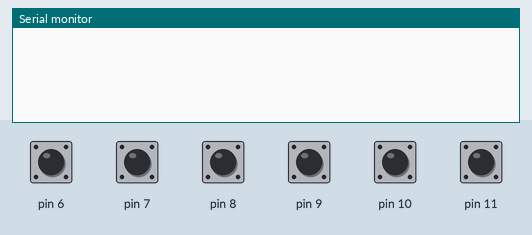
This sketch was run on a simulated Arduino Uno, built with avr-gcc and run on an emulated ATmega328P. Shown: the last lines printed to the serial monitor. Inputs (shaded band) come from the test bench; at power-on: pin 6–11 HIGH.

Above: at 1.2 s.
1.3 s: pin 6 pulled LOW for 0.15 s
At 2.2 s:
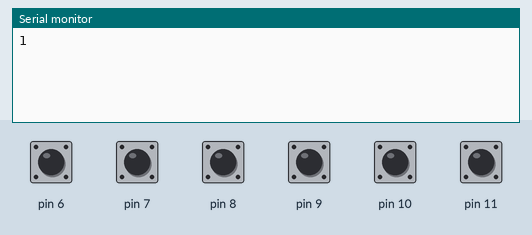
2.9 s: pin 7 pulled LOW for 0.15 s
At 3.5 s:
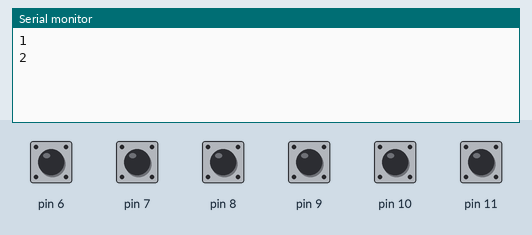
4.5 s: pin 8 pulled LOW for 0.15 s
At 5.7 s:
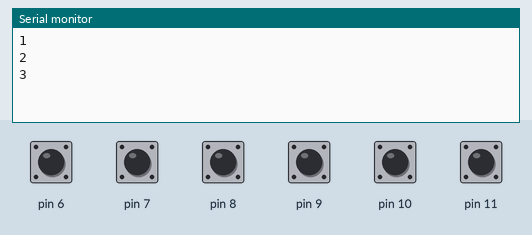
6.1 s: pin 9 pulled LOW for 0.15 s
At 7.1 s:
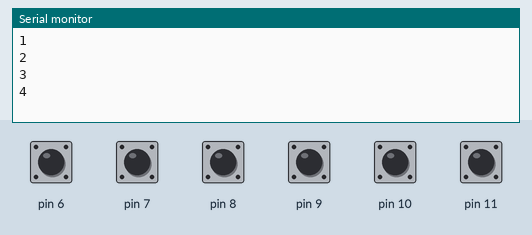
7.7 s: pin 10 pulled LOW for 0.15 s
At 8.3 s:
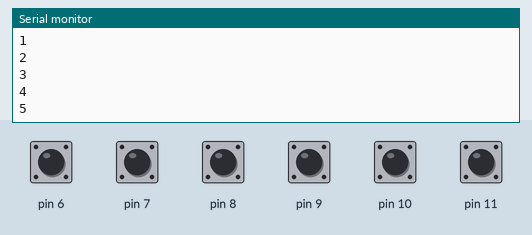
9.3 s: pin 11 pulled LOW for 0.15 s
At 10.7 s:
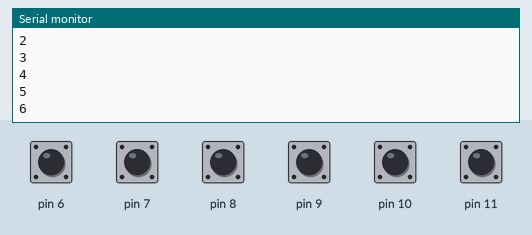
Timing chart, 0 to 11.9 s (numbered marks = the images above; inputs shaded):
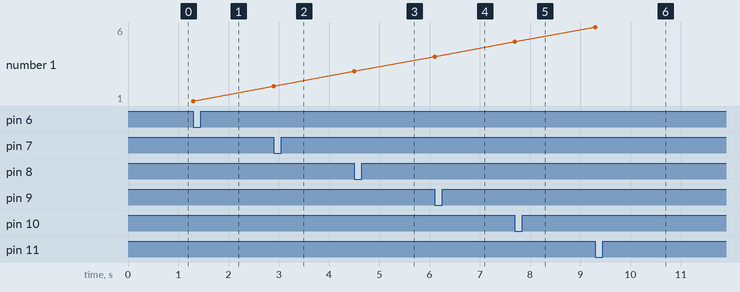

Measured:
- after the input at 1.3 s, the serial monitor: prints a new line at once (image 1)
- after the input at 2.9 s, the serial monitor: prints a new line at once (image 2)
- after the input at 4.5 s, the serial monitor: prints a new line at once (image 3)
- after the input at 6.1 s, the serial monitor: prints a new line at once (image 4)
- after the input at 7.7 s, the serial monitor: prints a new line at once (image 5)
- after the input at 9.3 s, the serial monitor: prints a new line at once (image 6)
- plotted number 1: 1 → 2 after the input at 2.9 s, 2 → 3 after the input at 4.5 s, 3 → 4 after the input at 6.1 s, 4 → 5 after the input at 7.7 s, 5 → 6 after the input at 9.3 s

The sketch:

gesture_glove.ino
```cpp
void setup() {
 Serial.begin(9600);
 pinMode(6, INPUT_PULLUP);
 pinMode(7, INPUT_PULLUP);
 pinMode(8, INPUT_PULLUP);
 pinMode(9, INPUT_PULLUP);
 pinMode(10,INPUT_PULLUP);
 pinMode(11,INPUT_PULLUP);
 pinMode(12,LOW);
 pinMode(13,LOW);
}

void loop() {
   byte Val1 = digitalRead(6);
   if (Val1 == LOW)
   {
        Serial.println(1);
          delay(1000);
   }
   byte Val2 = digitalRead(7);
   if (Val2 == LOW)
   {
        Serial.println(2);
          delay(1000);
   }
   byte Val3 = digitalRead(8);
   if (Val3 == LOW)
   {
        Serial.println(3);
          delay(1000);
   }
   byte Val4 = digitalRead(9);
   if (Val4 == LOW)
   {
        Serial.println(4);
          delay(1000);
   }
   byte Val5 = digitalRead(10);
   if (Val5 == LOW)
   {
        Serial.println(5);
          delay(1000);
   }
   byte Val6 = digitalRead(11);
   if (Val6 == LOW)
   {
        Serial.println(6);
          delay(1000);
   }


}
```
